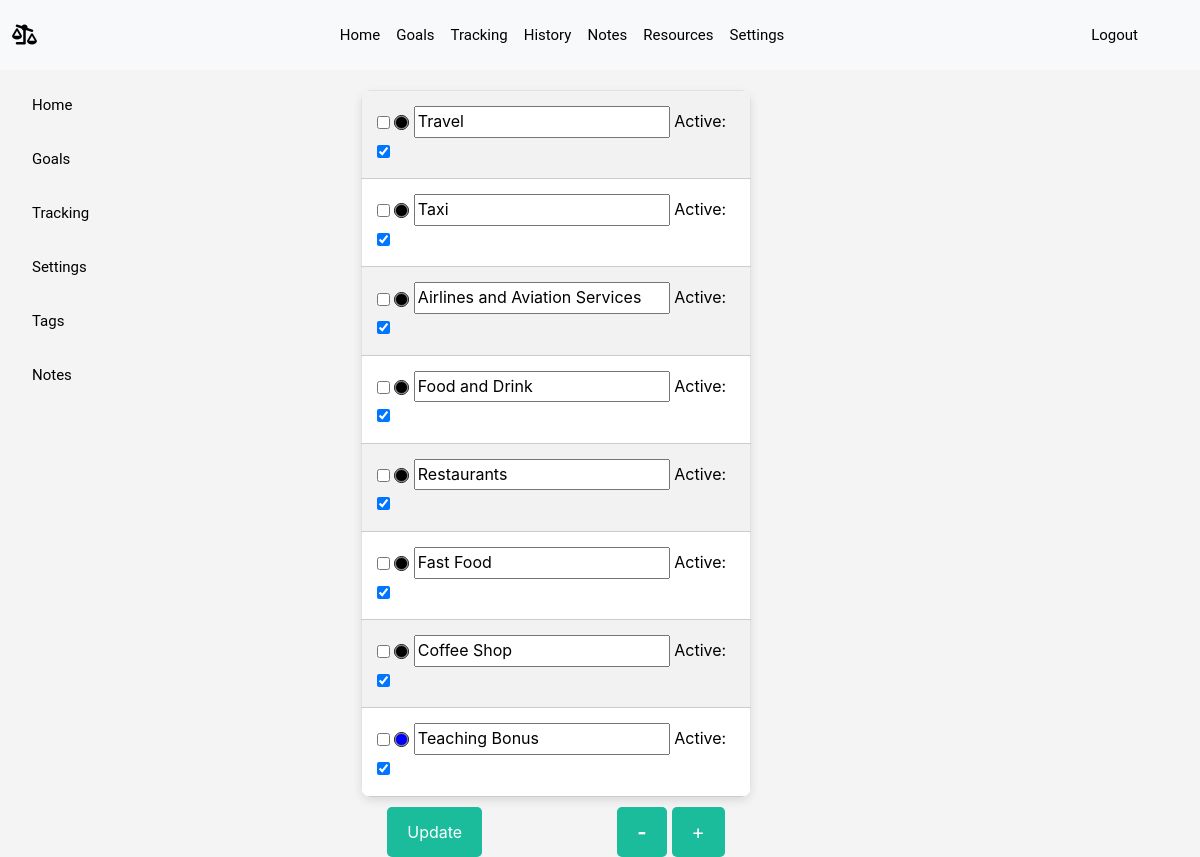
Page /settings/tags (signed in) on the committed database.
### models.py (models this page shows)
class Tags(db.Model):
    id = db.Column(db.Integer, primary_key=True)
    user_id = db.Column(db.Integer, db.ForeignKey('user.id'), nullable=False)
    name = db.Column(db.String(50),  nullable=False, default="none")
    status = db.Column(db.Boolean, default=True)
    color_id = db.Column(db.Integer, db.ForeignKey('tag_color.id'))
    transactions = db.relationship(
        'Transaction',
        secondary=transaction_tags,
        back_populates='tags'
    )

### app.py (the view, shortened to what this page needs)
@app.route('/settings/tags', methods=["GET", "POST"])
@login_required
def tags():
    logging.debug(f"tags route called")
    user_id = session.get("user_id")
    tags = Tags.query.filter_by(user_id=user_id).all()
    tag_colors = TagColor.query.filter_by(user_id=user_id).all()
    csrf_token=generate_csrf()
    return render_template("settings/tags.html", tags=tags, tag_colors=tag_colors, csrf_token=csrf_token)

### app.py (called while the page is built)
@app.before_request
def set_csrf_token():
    if "csrf_token" not in session:
        session["csrf_token"] = generate_csrf()
        print("🔹 New CSRF Token Set:", session["csrf_token"])  # ✅ Debugging

@app.before_request
def refresh_session():
    session.permanent = True
    session.modified = True

### helpers.py (called while the page is built)
def login_required(f):
    @wraps(f)
    def decorated_function(*args, **kwargs):
        if session.get("user_id") is None:
            return redirect("/login")
        return f(*args, **kwargs)
    return decorated_function

### templates/settings/tags.html (shortened to what this page needs)
{% extends "layout.html" %}
{% block body %}
<nav class="navbar navbar-settings">
    <div class="container-fluid d-flex flex-column align-items-start justify-content-center" >
        <div class="navbar-collapse" id="navbarNav">
            <ul class="navbar-nav navbar-nav-settings flex-column">
                <li class="nav-item">
                    <a class="nav-link active my-nav-bar" aria-current="page" href="{{ url_for('index') }}">Home</a>
                </li>
                <li class="nav-item">
                    <a class="nav-link my-nav-bar" href="{{ url_for('goals') }}">Goals</a>
                </li>
                <li class="nav-item">
                    <a class="nav-link my-nav-bar" href="{{ url_for('tracking') }}">Tracking</a>
                </li>
                <li class="nav-item">
                    <a class="nav-link my-nav-bar" href="{{ url_for('settings_general') }}">Settings</a>
                </li>
                <li class="nav-item">
                    <a class="nav-link my-nav-bar" href="{{ url_for('tags') }}">Tags</a>
                </li>
                <li class="nav-item">
                    <a class="nav-link my-nav-bar" href="{{ url_for('notes') }}">Notes</a>
                </li>
            </ul>
        </div>
    </div>
</nav>
<div class="container" style="width:600px; padding-right:100px;">
    <form id="tagForm" action="/settings/tags" method="post">
        <table id="tagTable" class="table table-bordered table-striped">
            {% for tag in tags %}
                <tr>
                    <td>
                        <div>
                            <input type="checkbox" id="select_{{ tag.id }}" name="select_{{ tag.id }}" class="checkbox">
                            <input class="color-circle" name="color_{{ tag.id }}" id="colorCircle_{{ tag.id }}" type="color" value="{{ tag.color_id }}"></input>
                            <input type="text" id="tagName_{{ tag.id }}" name="tagName_{{ tag.id }}" placeholder="Tag Name" value="{{ tag.name }}" required>
                            <label for="tagStatus_{{ tag.id }}">Active:</label>
                            <input class="checkbox" type="checkbox" id="tagStatus_{{ tag.id }}" name="tagStatus_{{ tag.id }}" {% if tag.status %}checked{% endif %}>
                        </div>
                    </td>
                </tr>
            {% endfor %}
        </table>
        <div id="tagButtons" style="text-align: center;">
            <button type="submit" class="btn" id="updateTag">Update</button>
            <button class="btn" id="deleteTag"> - </button>
            <button class="btn" id="addTag">+</button>
        </div>
    </form>
</div>
{% endblock %}

### static/styles.css (style rules this page uses)
body { font-family: 'Inter', sans-serif; background-color: #f4f4f4; color: #2c3e50; margin: 0; padding: 0; line-height: 1.6; }
.my-nav-bar { color: black; font-family: 'Roboto', sans-serif; font-size: 15px; padding: 15px 20px; display: flex; justify-content: space-between; align-items: center; }
.table { width: 80%; margin: 20px auto; border-collapse: collapse; border-radius: 10px; overflow: hidden; box-shadow: 0 4px 10px rgba(0, 0, 0, 0.1); }
.table th, .table td { padding: 15px; text-align: left; border-bottom: 1px solid #ccc; }
.btn { background-color: #1abc9c; color: #ffffff; padding: 10px 20px; border: none; border-radius: 5px; font-size: 16px; cursor: pointer; transition: background-color 0.3s; }
.navbar-settings { position: absolute; }
.color-circle { display: inline-block; width: 15px; height: 15px; border-radius: 50%; border-width: 0.75px; padding: 0; margin: 0px; vertical-align: middle; cursor: pointer; -webkit-appearance: none; appearance: none; }
#tagTable { max-width: 800px; }
.checkbox { vertical-align: middle; }
#addTag, #deleteTag { display: inline-flex; align-items: center; justify-content: center; margin-left: 5px; font-size: 20px; }
#updateTag { margin-right: 130px; }
#deleteTag { font-weight: bold; }
#tagButtons { display: flex; justify-content: center; }
#tagButtons .btn { margin-top: -10px; }

### rows in the picture
Tags: color_id "#000000", name "Travel", status "☑"
Tags: color_id "#000000", name "Taxi", status "☑"
Tags: color_id "#000000", name "Airlines and Aviation Services", status "☑"
Tags: color_id "#000000", name "Food and Drink", status "☑"
Tags: color_id "#000000", name "Restaurants", status "☑"
Tags: color_id "#000000", name "Fast Food", status "☑"
Tags: color_id "#000000", name "Coffee Shop", status "☑"
Tags: color_id "#0000ff", name "Teaching Bonus", status "☑"
